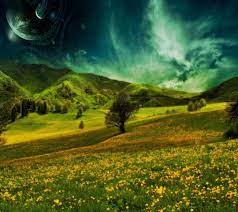
#> input picture files/greenery.jpeg, 238 x 212 px
$ python -i chroma_key.py   (imports and definitions only)
#> lines starting #> are read from the running program, lines starting #| are printed output that depends on the picture; after the words box and inside, x2 and y2 are one past the last pixel; in counts of white or black regions, pixels touching at a corner belong together
#> further down, picture is the input picture: shape (212, 238, 3); mean B, G, R 39.3, 91.6, 75.1
"""
High-Precision Chroma Keying Engine with Soft Feathering.
"""

from typing import Tuple, Optional
import cv2
import numpy as np


class ChromaKeyer:
    """
    HSV-based chroma keyer supporting custom color targets, tolerance ranges,
    morphological hole filling, and Gaussian feathering for smooth edge blending.
    """

    DEFAULT_GREEN_LOWER = np.array([35, 80, 50], dtype=np.uint8)
    DEFAULT_GREEN_UPPER = np.array([85, 255, 255], dtype=np.uint8)

    DEFAULT_BLUE_LOWER = np.array([100, 100, 50], dtype=np.uint8)
    DEFAULT_BLUE_UPPER = np.array([135, 255, 255], dtype=np.uint8)

    def __init__(
        self,
        lower_hsv: Optional[np.ndarray] = None,
        upper_hsv: Optional[np.ndarray] = None,
        feather_radius: int = 5,
        morph_iterations: int = 2
    ) -> None:
        self.lower_hsv = lower_hsv if lower_hsv is not None else self.DEFAULT_GREEN_LOWER.copy()
        self.upper_hsv = upper_hsv if upper_hsv is not None else self.DEFAULT_GREEN_UPPER.copy()
        self.feather_radius = feather_radius
        self.morph_iterations = morph_iterations

    def set_target_color_rgb(self, r: int, g: int, b: int, tolerance: int = 30) -> None:
        """Derive HSV range around a specific RGB color value."""
        color_bgr = np.uint8([[[b, g, r]]])
        hsv_color = cv2.cvtColor(color_bgr, cv2.COLOR_BGR2HSV)[0][0]
        hue = int(hsv_color[0])

        lower_hue = max(0, hue - tolerance)
        upper_hue = min(179, hue + tolerance)

        self.lower_hsv = np.array([lower_hue, 70, 50], dtype=np.uint8)
        self.upper_hsv = np.array([upper_hue, 255, 255], dtype=np.uint8)

    def generate_mask(self, frame_bgr: np.ndarray) -> np.ndarray:
        """
        Generate a normalized alpha mask [0.0 .. 1.0] where 1.0 is foreground
        and 0.0 is background.
        """
        hsv = cv2.cvtColor(frame_bgr, cv2.COLOR_BGR2HSV)
#> hsv: shape (212, 238, 3); mean H, S, V 50, 196.9, 97.2
        key_mask = cv2.inRange(hsv, self.lower_hsv, self.upper_hsv)
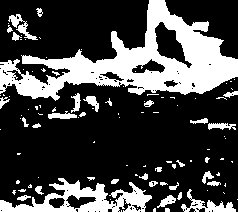
#> key_mask: shape (212, 238); 27.2% white; 104 white regions (72 under 20 px), largest, box (x1, y1, x2, y2) and area: (0, 0, 238, 101) 8996, (0, 178, 152, 212) 2245, (181, 189, 236, 212) 420

        # Foreground is the inverse of key_mask (green is 0, subject is 255)
        fg_mask = cv2.bitwise_not(key_mask)

        # Morphological noise removal & hole filling
        if self.morph_iterations > 0:
            kernel = cv2.getStructuringElement(cv2.MORPH_ELLIPSE, (3, 3))
            fg_mask = cv2.morphologyEx(fg_mask, cv2.MORPH_OPEN, kernel, iterations=self.morph_iterations)
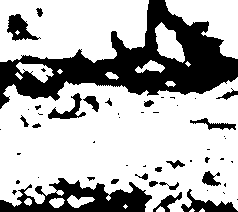
#> fg_mask: shape (212, 238); 70.3% white; 53 black regions (31 under 20 px), largest, box (x1, y1, x2, y2) and area: (0, 0, 238, 109) 9606, (0, 178, 152, 212) 2677, (181, 189, 238, 212) 499
            fg_mask = cv2.morphologyEx(fg_mask, cv2.MORPH_CLOSE, kernel, iterations=self.morph_iterations)
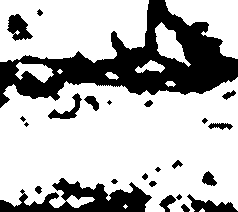
#> fg_mask: shape (212, 238); 72% white; 24 black regions (4 under 20 px), largest, box (x1, y1, x2, y2) and area: (0, 0, 238, 108) 9527, (0, 178, 152, 212) 2524, (187, 194, 238, 212) 425

        # Soft edge feathering
        if self.feather_radius > 0:
            ksize = self.feather_radius * 2 + 1
            fg_mask = cv2.GaussianBlur(fg_mask, (ksize, ksize), 0)
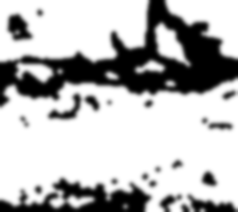
#> fg_mask: shape (212, 238); min 0, max 255, mean 183.6

        # Normalize to 0.0 - 1.0 float32
        alpha = fg_mask.astype(np.float32) / 255.0
        return alpha

>>> import cv2
>>> picture = cv2.imread('../files/greenery.jpeg')
>>> result = ChromaKeyer().generate_mask(picture)
